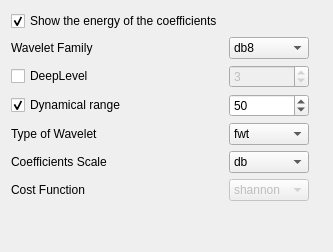
      <widget class="QWidget" name="tab_twavelets">
       <attribute name="title">
        <string>Wavelet Transform</string>
       </attribute>
       <layout class="QGridLayout" name="gridLayout_11">
        <item row="0" column="0" colspan="2">
         <widget class="QCheckBox" name="sgram_lin_2">
          <property name="text">
           <string>Show the energy of the coefficients</string>
          </property>
          <property name="checked">
           <bool>true</bool>
          </property>
         </widget>
        </item>
        <item row="0" column="3">
         <widget class="QLabel" name="labelLin_2">
          <property name="maximumSize">
           <size>
            <width>16777215</width>
            <height>16777215</height>
           </size>
          </property>
          <property name="toolTip">
           <string>&lt;html&gt;&lt;head/&gt;&lt;body&gt;&lt;p&gt;Show the energy of the coefficients on a linear scale.&lt;/p&gt;&lt;/body&gt;&lt;/html&gt;</string>
          </property>
          <property name="text">
           <string/>
          </property>
          <property name="pixmap">
           <pixmap>:/imagenes/info.png</pixmap>
          </property>
          <property name="alignment">
           <set>Qt::AlignCenter</set>
          </property>
         </widget>
        </item>
        <item row="1" column="0">
         <widget class="QLabel" name="wav_fam">
          <property name="text">
           <string>Wavelet Family</string>
          </property>
         </widget>
        </item>
        <item row="1" column="2">
         <widget class="QComboBox" name="wav_fam_value">
          <item>
           <property name="text">
            <string>db8</string>
           </property>
          </item>
          <item>
           <property name="text">
            <string>dden4</string>
           </property>
          </item>
          <item>
           <property name="text">
            <string>hden3</string>
           </property>
          </item>
          <item>
           <property name="text">
            <string>spline4:2</string>
           </property>
          </item>
          <item>
           <property name="text">
            <string>qshifta3</string>
           </property>
          </item>
          <item>
           <property name="text">
            <string>symorth2</string>
           </property>
          </item>
          <item>
           <property name="text">
            <string>dden5</string>
           </property>
          </item>
         </widget>
        </item>
        <item row="1" column="3">
         <widget class="QLabel" name="labelTfr_2">
          <property name="toolTip">
           <string>&lt;html&gt;&lt;head/&gt;&lt;body&gt;&lt;p&gt;Set the ratio of frequency resolution to time resolution. A value &lt;span style=&quot; color:#ff0000;&quot;&gt;v=1&lt;/span&gt; is the default. Setting &lt;span style=&quot; color:#ff0000;&quot;&gt;v&amp;gt;1&lt;/span&gt; will give better frequency resolution at the expense of a worse time resolution. A value of &lt;span style=&quot; color:#ff0000;&quot;&gt;0&amp;lt;v&amp;lt;1&lt;/span&gt; will do the opposite&lt;/p&gt;&lt;/body&gt;&lt;/html&gt;</string>
          </property>
          <property name="text">
           <string/>
          </property>
          <property name="pixmap">
           <pixmap>:/imagenes/info.png</pixmap>
          </property>
          <property name="alignment">
           <set>Qt::AlignCenter</set>
          </property>
         </widget>
        </item>
        <item row="2" column="0">
         <widget class="QCheckBox" name="wav_deepLlevel">
          <property name="text">
           <string>DeepLevel</string>
          </property>
          <property name="checked">
           <bool>false</bool>
          </property>
         </widget>
        </item>
        <item row="2" column="2">
         <widget class="QSpinBox" name="wav_deepLlevel_value">
          <property name="enabled">
           <bool>false</bool>
          </property>
          <property name="maximum">
           <number>15</number>
          </property>
          <property name="singleStep">
           <number>1</number>
          </property>
          <property name="value">
           <number>3</number>
          </property>
         </widget>
        </item>
        <item row="2" column="3">
         <widget class="QLabel" name="labelWlen_2">
          <property name="toolTip">
           <string>&lt;html&gt;&lt;head/&gt;&lt;body&gt;&lt;p&gt;Window length. Specifies the length of the window measured in ms. &lt;/p&gt;&lt;/body&gt;&lt;/html&gt;</string>
          </property>
          <property name="text">
           <string/>
          </property>
          <property name="pixmap">
           <pixmap>:/imagenes/info.png</pixmap>
          </property>
          <property name="alignment">
           <set>Qt::AlignCenter</set>
          </property>
         </widget>
        </item>
        <item row="3" column="0">
         <widget class="QCheckBox" name="wav_dynr">
          <property name="text">
           <string>Dynamical range</string>
          </property>
          <property name="checked">
           <bool>true</bool>
          </property>
         </widget>
        </item>
        <item row="3" column="2">
         <widget class="QSpinBox" name="wav_dynr_value">
          <property name="enabled">
           <bool>true</bool>
          </property>
          <property name="maximum">
           <number>1000</number>
          </property>
          <property name="value">
           <number>50</number>
          </property>
         </widget>
        </item>
        <item row="3" column="3">
         <widget class="QLabel" name="label_8">
          <property name="toolTip">
           <string>&lt;html&gt;&lt;head/&gt;&lt;body&gt;&lt;p&gt;Limit the dynamical range to &lt;span style=&quot; color:#ff0000;&quot;&gt;r&lt;/span&gt; by using a colormap in the interval &lt;span style=&quot; color:#ff0000;&quot;&gt;[chigh−r,chigh]&lt;/span&gt;, where &lt;span style=&quot; color:#0000ff;&quot;&gt;chigh&lt;/span&gt; is the highest value in the plot. The default value is &lt;span style=&quot; color:#ff0000;&quot;&gt;100&lt;/span&gt;.&lt;/p&gt;&lt;/body&gt;&lt;/html&gt;</string>
          </property>
          <property name="text">
           <string/>
          </property>
          <property name="pixmap">
           <pixmap>:/imagenes/info.png</pixmap>
          </property>
          <property name="alignment">
           <set>Qt::AlignCenter</set>
          </property>
         </widget>
        </item>
        <item row="4" column="0">
         <widget class="QLabel" name="wav_type_value_2">
          <property name="text">
           <string>Type of Wavelet</string>
          </property>
         </widget>
        </item>
        <item row="4" column="2">
         <widget class="QComboBox" name="wav_type_value">
          <item>
           <property name="text">
            <string>fwt</string>
           </property>
          </item>
          <item>
           <property name="text">
            <string>wfbt</string>
           </property>
          </item>
          <item>
           <property name="text">
            <string>wpfbt</string>
           </property>
          </item>
          <item>
           <property name="text">
            <string>wpbest</string>
           </property>
          </item>
          <item>
           <property name="text">
            <string>dtwfb</string>
           </property>
          </item>
          <item>
           <property name="text">
            <string>dtwfbreal</string>
           </property>
          </item>
         </widget>
        </item>
        <item row="4" column="3">
         <widget class="QLabel" name="labelTfr_3">
          <property name="toolTip">
           <string>&lt;html&gt;&lt;head/&gt;&lt;body&gt;&lt;p&gt;Set the ratio of frequency resolution to time resolution. A value &lt;span style=&quot; color:#ff0000;&quot;&gt;v=1&lt;/span&gt; is the default. Setting &lt;span style=&quot; color:#ff0000;&quot;&gt;v&amp;gt;1&lt;/span&gt; will give better frequency resolution at the expense of a worse time resolution. A value of &lt;span style=&quot; color:#ff0000;&quot;&gt;0&amp;lt;v&amp;lt;1&lt;/span&gt; will do the opposite&lt;/p&gt;&lt;/body&gt;&lt;/html&gt;</string>
          </property>
          <property name="text">
           <string/>
          </property>
          <property name="pixmap">
           <pixmap>:/imagenes/info.png</pixmap>
          </property>
          <property name="alignment">
           <set>Qt::AlignCenter</set>
          </property>
         </widget>
        </item>
        <item row="5" column="0">
         <widget class="QLabel" name="coeff_scale_label">
          <property name="text">
           <string>Coefficients Scale</string>
          </property>
         </widget>
        </item>
        <item row="5" column="2">
         <widget class="QComboBox" name="coeff_scale_value">
          <item>
           <property name="text">
            <string>db</string>
           </property>
          </item>
          <item>
           <property name="text">
            <string>dbsq</string>
           </property>
          </item>
          <item>
           <property name="text">
            <string>lin</string>
           </property>
          </item>
          <item>
           <property name="text">
            <string>linabs</string>
           </property>
          </item>
         </widget>
        </item>
        <item row="5" column="3">
         <widget class="QLabel" name="labelTfr_4">
          <property name="toolTip">
           <string>&lt;html&gt;&lt;head/&gt;&lt;body&gt;&lt;p&gt;Set the ratio of frequency resolution to time resolution. A value &lt;span style=&quot; color:#ff0000;&quot;&gt;v=1&lt;/span&gt; is the default. Setting &lt;span style=&quot; color:#ff0000;&quot;&gt;v&amp;gt;1&lt;/span&gt; will give better frequency resolution at the expense of a worse time resolution. A value of &lt;span style=&quot; color:#ff0000;&quot;&gt;0&amp;lt;v&amp;lt;1&lt;/span&gt; will do the opposite&lt;/p&gt;&lt;/body&gt;&lt;/html&gt;</string>
          </property>
          <property name="text">
           <string/>
          </property>
          <property name="pixmap">
           <pixmap>:/imagenes/info.png</pixmap>
          </property>
          <property name="alignment">
           <set>Qt::AlignCenter</set>
          </property>
         </widget>
        </item>
        <item row="6" column="0">
         <widget class="QLabel" name="coeff_scale_label_2">
          <property name="text">
           <string>Cost Function</string>
          </property>
         </widget>
        </item>
        <item row="6" column="2">
         <widget class="QComboBox" name="cost_func">
          <property name="enabled">
           <bool>false</bool>
          </property>
          <item>
           <property name="text">
            <string>shannon</string>
           </property>
          </item>
          <item>
           <property name="text">
            <string>log</string>
           </property>
          </item>
         </widget>
        </item>
        <item row="6" column="3">
         <widget class="QLabel" name="labelTfr_6">
          <property name="toolTip">
           <string>&lt;html&gt;&lt;head/&gt;&lt;body&gt;&lt;p&gt;Set the ratio of frequency resolution to time resolution. A value &lt;span style=&quot; color:#ff0000;&quot;&gt;v=1&lt;/span&gt; is the default. Setting &lt;span style=&quot; color:#ff0000;&quot;&gt;v&amp;gt;1&lt;/span&gt; will give better frequency resolution at the expense of a worse time resolution. A value of &lt;span style=&quot; color:#ff0000;&quot;&gt;0&amp;lt;v&amp;lt;1&lt;/span&gt; will do the opposite&lt;/p&gt;&lt;/body&gt;&lt;/html&gt;</string>
          </property>
          <property name="text">
           <string/>
          </property>
          <property name="pixmap">
           <pixmap>:/imagenes/info.png</pixmap>
          </property>
          <property name="alignment">
           <set>Qt::AlignCenter</set>
          </property>
         </widget>
        </item>
        <item row="7" column="1">
         <spacer name="verticalSpacer_8">
          <property name="orientation">
           <enum>Qt::Vertical</enum>
          </property>
          <property name="sizeHint" stdset="0">
           <size>
            <width>20</width>
            <height>40</height>
           </size>
          </property>
         </spacer>
        </item>
       </layout>
      </widget>
